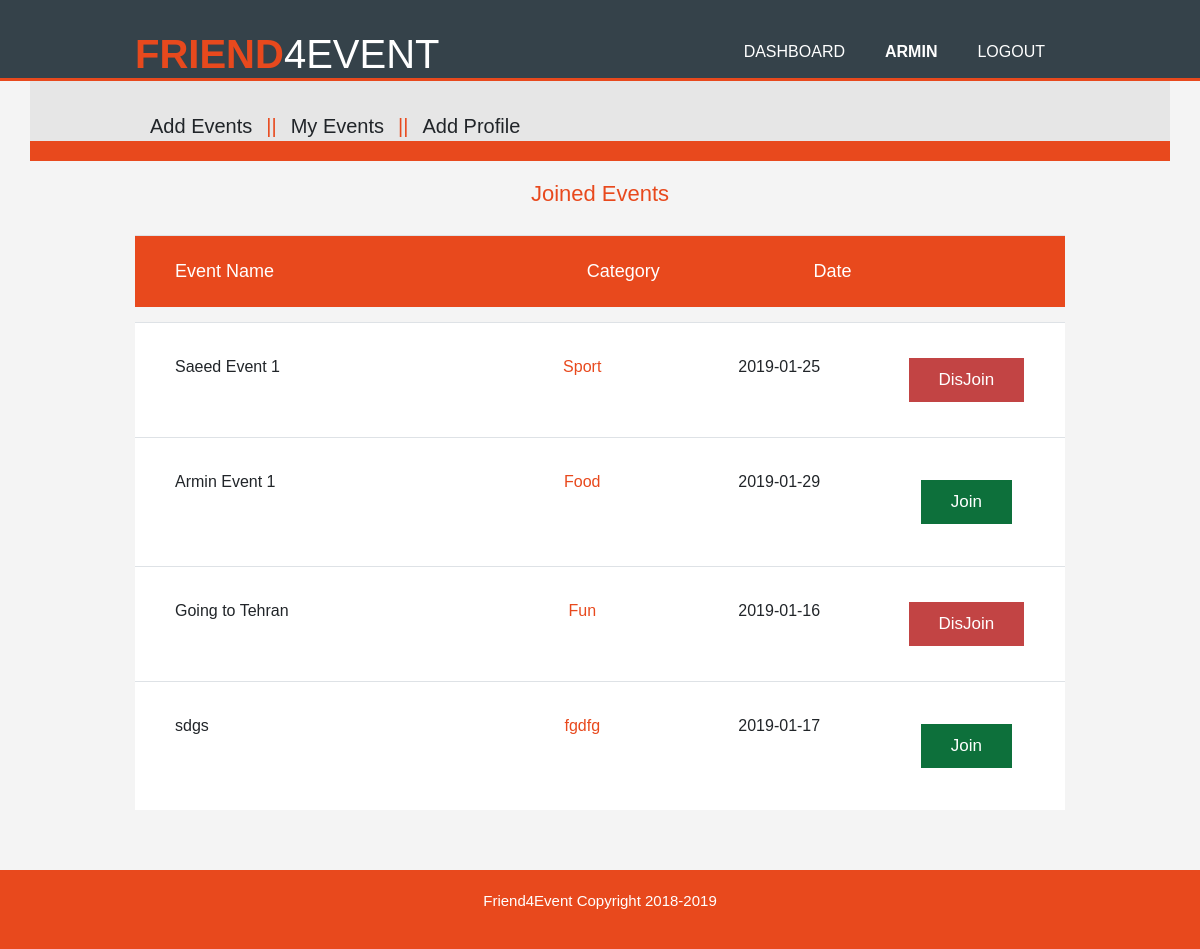
Page /dashboard (signed in) on the committed database.
### app.py (models this page shows, shortened)
class User(db.Model, UserMixin):
    user_id = db.Column(db.Integer, primary_key=True)
    username = db.Column(db.String(80), unique=True, nullable=False)
    email = db.Column(db.String(120), unique=True, nullable=False)
    password = db.Column(db.String(120), nullable=False)
    personal_details = db.Column(db.String(256))
    description = db.Column(db.String(256))
    confirmed = db.Column(db.Boolean(), default=False)
    events = db.relationship('Event', backref='user')
    attendees = db.relationship('Attendee', backref='user')

class Event(db.Model):
    event_id = db.Column(db.Integer, primary_key=True)
    name = db.Column(db.String(127), nullable=False)
    date = db.Column(db.Date, nullable=False, default=dt.datetime.now().date())
    description = db.Column(db.String(256), nullable=False)
    user_id = db.Column(db.Integer, db.ForeignKey('user.user_id'), nullable=False)
    event_category = db.Column(db.Integer, db.ForeignKey('event_category.cat_id'), nullable=False)

class Attendee(db.Model):
    att_id = db.Column(db.Integer, primary_key=True)
    user_id = db.Column(db.Integer, db.ForeignKey('user.user_id'), nullable=False)
    event_id = db.Column(db.Integer, db.ForeignKey('event.event_id'), nullable=False)
    def __repr__(self):
        user = User.query.filter_by(user_id=self.user_id).first()
        return user.username

### app.py (the view)
@app.route('/dashboard')
@login_required
def dashboard():
    events = Event.query.all()
    attendees = current_user.attendees  # Attendee.query.filter_by(user_id=current_user.user_id).all()
    print(events, attendees)
    return render_template('dashboard.html', events=events, attendees=attendees)

### app.py (called while the page is built)
@login_manager.user_loader
def load_user(user_id):
    return User.query.get(user_id)

### templates/dashboard.html (shortened to what this page needs)
{% extends 'layout.html'%}
{% block body %}
	<section class="container menu-hr">
		<div id="menu-hr">
			<ul>
				<li><a href="{{ url_for('add_event') }}">Add Events</a></li>
				<li class="sp">||</li>
				<li><a href="{{ url_for('my_events') }}">My Events</a></li>
				<li class="sp">||</li>
				<li><a href="{{ url_for('profile') }}">Add Profile</a></li>
			</ul>
		</div>
	</section>
	<section id="Content" class="content-table-mode">
		<h1>Joined Events</h1>
		<div class="container table">
			<div class="c">
				<table class="header">
					<tr>
						<th class="c-name">Event Name</th>
						<th class="c-cat">Category</th>
						<th class="c-date">Date</th>
						<th class="c-btn"></th>
					</tr>
				</table>
				<table class="body">
					{% for event in events %}
					<tr>
						<td class="c-name">{{ event.name}}</td>
						<td class="c-cat">{{ event.event_category}}</td>
						<td class="c-date">{{ event.date }}</td>
						{% for attendee in attendees if attendee.event_id == event.event_id %}
							<td class="c-btn"><a href="{{ url_for('disjoin', event_id=event.event_id) }}" class="red-btn"><span>DisJoin</span></a></td>
						{% else %}
							<td class="c-btn"><a href="{{ url_for('join_event', user_id=current_user.user_id, event_id=event.event_id) }}" class="btn"><span>Join</span></a></td>
						{% endfor%}
						</tr>
					{% endfor%}
				</table>
			</div>
		</div>
	</section>
	<footer>
		<p>Friend4Event Copyright 2018-2019</p>
	</footer>
	{% endblock body %}

### templates/layout.html (shortened to what this page needs)
<!doctype html>
<html>
<head>
  <link rel="stylesheet" href="https://stackpath.bootstrapcdn.com/bootstrap/4.1.3/css/bootstrap.min.css">
  <link rel="stylesheet" href="{{ url_for('static', filename='css/style.css') }}">
</head>
<body>
  <header>
    <div class="container">
      <div id="branding">
        <a href="{{url_for('index')}}"><h1><span class="highlight">Friend</span>4Event</h1></a>
      </div>
      <nav>
        <ul>
          {% if current_user.is_authenticated %}
            <li><a href="{{ url_for('dashboard') }}">Dashboard</a></li>
            <li><a href="{{ url_for('profile') }}"><b>{{current_user.username}}</b></a></li>
            <li><a href="{{ url_for('logout') }}">Logout</a></li>
          {% else %}
            <li><a href="{{ url_for('index') }}">Home</a></li>
            <li><a href="{{ url_for('index') }}#events">Events</a></li>
            <li><a href="{{ url_for('register') }}#reg_form">Register</a></li>
            <li><a href="{{ url_for('login') }}#login_form">Login</a></li>
          {% endif %}
        </ul>
      </nav>
    </div>
  </header>
  {% block body %}{% endblock body%}
</body>
</html>

### static/css/style.css (style rules this page uses)
body { font-family: Arial,Helvetica,sans-serif; font-size: 15px; line-height: 1.5; padding:0; margin:0; background-color: #f4f4f4; }
.container { width: 80%; margin:auto; overflow: hidden; }
ul { margin:0; padding: 0; }
header { background: #35424a; color: #ffffff; padding-top: 30px; min-height:70px; border-bottom: #e8491d 3px solid; }
header a { color:#ffffff; text-decoration: none; text-transform: uppercase; font-size: 16px; }
header li { float:left; display: inline; padding:0 20px 0 20px; }
header #branding { float:left; }
header #branding h1 { margin:0; }
header nav { float:right; margin-top: 10px; }
header .highlight, header .current a { color:#e8491d; font-weight: bold; }
.container.menu-hr { width:100%; box-sizing:border-box; padding:0 10%; background-color:#e6e6e6; border-bottom:20px solid #e8491d; }
#menu-hr { padding-top:30px; height:60px; }
#menu-hr ul { list-style:none; }
#menu-hr li a { color:inherit; text-decoration:none; }
#menu-hr li { float:left; padding:0 7px; font-size:20px; }
#menu-hr li.sp { color:#e8491d; }
#menu-hr li:first-child { padding-left:0; }
.content-table-mode { margin-bottom:60px; min-height:calc(100vh - 400px); }
#Content > h1 { color:#e8491d; text-align:center; font:22px Arial; padding:20px 0; }
#Content table { border-collapse:collapse; width:100%; }
#Content table td, #Content table th { text-align:center; }
#Content table td:first-child, #Content table th:first-child { text-align:left; }
#Content table .c-name { width:40%; }
#Content table .c-cat { width:25%; }
#Content table .c-date { width:20%; }
#Content table .c-btn { width:25%; }
#Content table th { background-color:#e8491d; padding:25px 40px; color:#fff; font:18px Arial; }
#Content table.body { margin-top:15px; }
#Content table td { background-color:#fff; padding:35px 40px; font:16px Arial; }
#Content table td.c-cat { color:#e8491d; }
#Content table td a.btn span { display:inline-block; background-color:#0d703b; color:#fff; padding:12px 30px; color:#fff; font:17px Arial; }
footer { padding:20px; color:white; background-color:#e8491d; text-align: center; }
#Content table td a.red-btn span { display:inline-block; background-color:#c24444; color:#fff; padding:12px 30px; color:#fff; font:17px Arial; }

### rows in the picture
User: username "ARMIN"
Event: name "Saeed Event 1", event_category "Sport", date "2019-01-25"
Event: name "Armin Event 1", event_category "Food", date "2019-01-29"
Event: name "Going to Tehran", event_category "Fun", date "2019-01-16"
Event: name "sdgs", event_category "fgdfg", date "2019-01-17"
